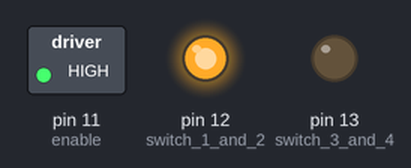
Recording of a sketch running on a simulated Arduino Uno, built with avr-gcc and run on an emulated ATmega328P. Shown: switched loads named in the sketch (green lamp = pin HIGH), output pins drawn as LEDs (lit = HIGH).

Above: at 1.0 s.
At 2.5 s:
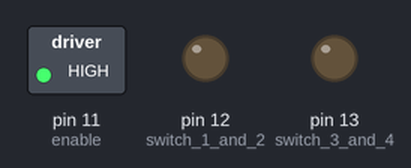
At 4.0 s:
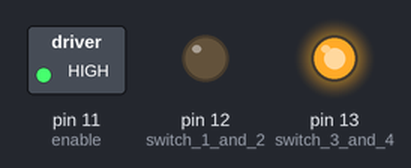
Timing chart, 0 to 6.9 s (numbered marks = the images above):
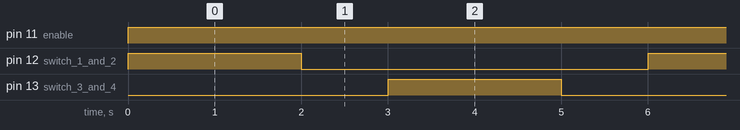

Measured:
- by itself, pin 11 (enable): LOW → HIGH at 0.00 s
- by itself, pin 12 (switch_1_and_2), pin 13 (switch_3_and_4): alternates HIGH for 2.0 s and LOW for 4.0 s
- by itself, everything shown: repeats every 6.0 s, in 4 steps

The sketch:

motor_demo.ino
```cpp
const int switch_1_and_2 = 12;
const int switch_3_and_4 = 13;
const int enable = 11;

void setup(){
    pinMode(switch_1_and_2, OUTPUT);
    pinMode(switch_3_and_4, OUTPUT);
    pinMode(enable, OUTPUT);
}

void loop(){
    digitalWrite(switch_1_and_2, HIGH);
    digitalWrite(switch_3_and_4, LOW);
    analogWrite(enable, 255);
    delay(2000);

    digitalWrite(switch_1_and_2, LOW);
    digitalWrite(switch_3_and_4, LOW);
    delay(1000);

    digitalWrite(switch_1_and_2, LOW);
    digitalWrite(switch_3_and_4, HIGH);
    analogWrite(enable, 255);
    delay(2000);

    digitalWrite(switch_1_and_2, LOW);
    digitalWrite(switch_3_and_4, LOW);
    delay(1000);
}
```
